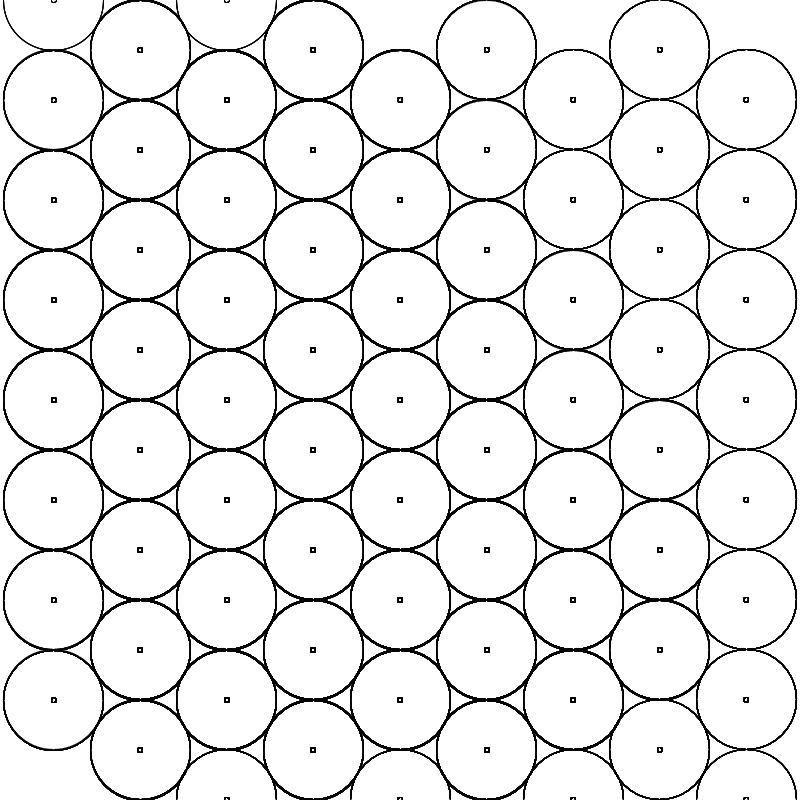
Frame 1 (no input)
Frame 2 (the mouse pressed at the canvas centre, redrawn once): identical to frame 1, image omitted

The Processing sketch that drew this single still picture (run headless with seeded random() and noise(); the mouse was pressed at the canvas centre and the sketch redrawn once):

// Processing sketch: main
// ── main.pde
final int sides = 6;
final float r = 50;
final float alpha = radians((360)/sides);

color [] rgb = {#B2D4EF, #80B3DA, #5894C2, #3977A7, #206396, #FF0000, #EC8080, #FFA8A8} ;
int h_id = 0;

ArrayList<Hexagon> hList;

void setup() {
  size(800, 800);
  fill(0);

  hList = new ArrayList<Hexagon>();

  Hexagon h = new Hexagon(width/2, height/2);
  hList.add(h);
  hList.addAll(h.expandNeighbours());
}

void draw() {    
  background(255);

  //for (Hexagon h : hList) {
  //  h.render();
  //  //    h.showNeighbours();
  //}

  println(hList.size());
  println(floor(width/(r*2)), floor(height/(r*2)));

  stroke(0,100);
  noFill();
  drawGrid_r(width/2, height/2, 0);



  noLoop();
}

void drawGrid_r(float x, float y, int c) {
  ellipse(x, y, 5, 5);
  for (float a = PI/2; (round( a * 100000.0f ) / 100000.0f) <= TWO_PI + PI/2; a += alpha) {
    float nx = x + cos(a) * r * 2 ;
    float ny = y + sin(a) * r * 2 ;

    if (((nx > 0 && nx < width ) && (ny > 0 && ny < height )) && c < 6) {
      ellipse(nx, ny, r * 2, r * 2);
      drawGrid_r(nx, ny, c+1);
    }
  }
}

void drawGrid() {

  for (float a = 0; (round( a * 100000.0f ) / 100000.0f) <= TWO_PI; a += alpha) {
    float x = width/2 + cos(a) * r * 2 ;
    float y = height/2 + sin(a) * r * 2 ;
    ellipse(x, y, 5, 5);
  }


  //boolean real = false;

  //for (float x = r ; x < width; x += cos(alpha) * r * 2) {
  //  for (float y = height/2; y < height; y += sin(alpha) * r * 2) {
  //    line(x, 0, x, height);
  //    line(0, y, width, y);

  //    float px = x;
  //    float py = y;

  //    if (real) ellipse(px, py, 10, 10);
  //    real = !real;
  //  }
  //  for (float y = height/2; y > 0; y -= sin(alpha) * r * 2) {
  //    line(x, 0, x, height);
  //    line(0, y, width, y);

  //    int px = floor(x);
  //    int py = floor(y);

  //    if (real) ellipse(px, py, 10, 10);
  //    real = !real;
  //  }
  //  real = !real;
  //}
}
// ── Hexagon.pde
class Hexagon {
  PVector l;
  PShape s;
  boolean [] neighbours;
  //  Hexagon [] myNeighbours;
  ArrayList<Hexagon> myNeighbours;
  int id;

  Hexagon(float x, float y) {
    this.l = new PVector(x, y);
    this.s = createShape();

    this.s.beginShape();
    this.s.stroke(0,50);
    this.s.fill(rgb[int(random(rgb.length))], 50);

    for (float a = PI/2; a <= PI/2 + TWO_PI; a += alpha) {
      float px = cos(a) * (r);
      float py = sin(a) * (r);
      this.s.vertex(px, py);
    }

    this.s.endShape();

    this.neighbours = new boolean [sides];

    for (boolean n : this.neighbours) {
      n = false;
    }

    this.myNeighbours = new ArrayList<Hexagon>();
    //    this.myNeighbours = new Hexagon[6];

    this.id = ++h_id;
  }

  void setNeighbour(int i) {
    this.neighbours[i] = true;
  }

  ArrayList<Hexagon> expandNeighbours() {

    ArrayList<Hexagon> newNeighbours = new ArrayList<Hexagon>();
    int side = 0;

    for (float a = 0; (round( a * 100000.0f ) / 100000.0f) <= TWO_PI && this.id < 8; a += alpha, side++) {

      if (this.neighbours[side] == true) continue;

      float x = this.l.x + cos(a) * r * 2 ;
      float y = this.l.y + sin(a) * r * 2 ;

      //      if (x < (-r/2) || y < (-r/2) || x>(width+r/2) || y > (height+r/2)) continue;
      if ( (x > r/2 && x < width-r/2) && (y > r/2 && y < height-r/2)) {

        Hexagon h = new Hexagon(x, y);
        h.setNeighbour(((side+3)-1)%sides);
        h.setNeighbour(((side+3)+0)%sides);      
        h.setNeighbour(((side+3)+1)%sides);

        //h.render();

        newNeighbours.add(h);
        //        newNeighbours.addAll(h.expandNeighbours());

        this.setNeighbour(side);
        this.myNeighbours.add(h);
      }

      println(this.id, a, "x:", x, "y:", y, newNeighbours.size());
    }

    for (Hexagon h : this.myNeighbours) {
      newNeighbours.addAll(h.expandNeighbours());
    }

    return newNeighbours;
  }

  void showNeighbours() {
    int i = 0;
    for (float a = 0; (round( a * 100000.0f ) / 100000.0f) <= TWO_PI; a += alpha, i++) {
      float x = this.l.x + cos(a) * r * 2 ;
      float y = this.l.y + sin(a) * r * 2 ;
      if (this.neighbours[i] == false) {
        ellipse(x, y, 5, 5);
        //text(i, x, y+4);
        //text((i+3)%6, x+10, y+4);
        //text(((i+3)+1)%6, x+10, y-12);
        //text(((i+3)-1)%6, x+10, y+16);
      }
      //shape(this.s, nx, ny);
    }
  }

  void render() {
    shape(this.s, this.l.x, this.l.y);
    //text(this.id, this.l.x, this.l.y);
    //println(this.id, this.l.x, this.l.y);
    

    //for (boolean n : this.neighbours) {
    //  print(n, "\t");
    //}
    //println();
    //println(this.myNeighbours);
  }
}
